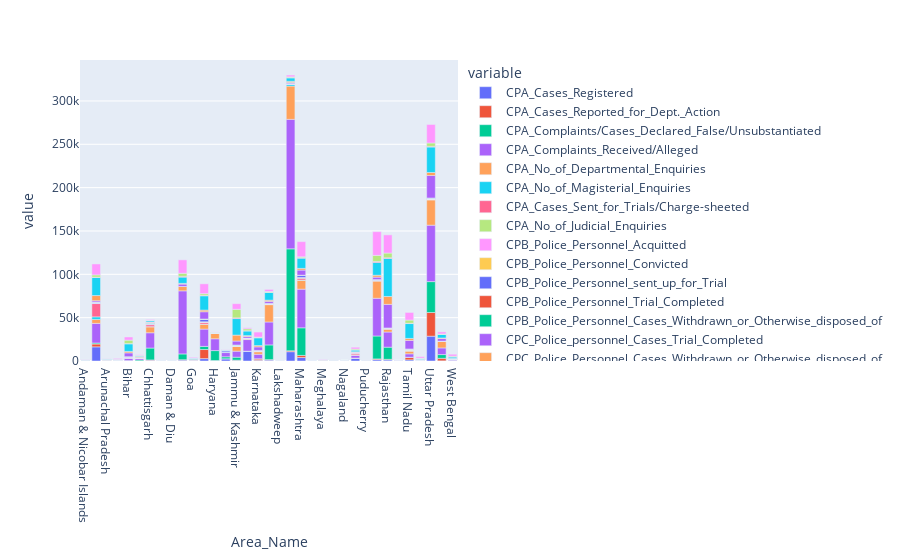

Notebook source saved alongside this figure:
### Code cell
fig = px.bar(yeary, x = 'Area_Name', y = ['CPA_Cases_Registered','CPA_Cases_Reported_for_Dept._Action','CPA_Complaints/Cases_Declared_False/Unsubstantiated','CPA_Complaints_Received/Alleged','CPA_No_of_Departmental_Enquiries',
      'CPA_No_of_Magisterial_Enquiries','CPA_Cases_Sent_for_Trials/Charge-sheeted','CPA_No_of_Judicial_Enquiries','CPB_Police_Personnel_Acquitted','CPB_Police_Personnel_Convicted','CPB_Police_Personnel_sent_up_for_Trial','CPB_Police_Personnel_Trial_Completed','CPB_Police_Personnel_Cases_Withdrawn_or_Otherwise_disposed_of',
    'CPC_Police_personnel_Cases_Trial_Completed','CPC_Police_Personnel_Cases_Withdrawn_or_Otherwise_disposed_of','CPC_Police_Personnel_Disciplinary_Action_Initiated','CPC_Police_Personnel_Dismissal/Removal_from_Service','CPC_Police_Personnel_Major_Punishment_awarded','CPC_Police_Personnel_Minor_Punishment_awarded'])
fig.show()

### Figure 1 — Plotly figure (JSON) as saved in the notebook; plotly's stock layout.template omitted (floating-point values rounded to 4 significant figures)
{"data": [{"alignmentgroup": "True", "hovertemplate": "variable=CPA_Cases_Registered<br>Area_Name=%{x}<br>value=%{y}<extra></extra>", "legendgroup": "CPA_Cases_Registered", "marker": {"color": "#636efa", "pattern": {"shape": ""}}, "name": "CPA_Cases_Registered", "offsetgroup": "CPA_Cases_Registered", "orientation": "v", "showlegend": true, "textposition": "auto", "type": "bar", "x": ["Andaman & Nicobar Islands", "Andhra Pradesh", "Arunachal Pradesh", "Assam", "Bihar", "Chandigarh", "Chhattisgarh", "Dadra & Nagar Haveli", "Daman & Diu", "Delhi", "Goa", "Gujarat", "Haryana", "Himachal Pradesh", "Jammu & Kashmir", "Jharkhand", "Karnataka", "Kerala", "Lakshadweep", "Madhya Pradesh", "Maharashtra", "Manipur", "Meghalaya", "Mizoram", "Nagaland", "Odisha", "Puducherry", "Punjab", "Rajasthan", "Sikkim", "Tamil Nadu", "Tripura", "Uttar Pradesh", "Uttarakhand", "West Bengal"], "xaxis": "x", "y": [154, 16327, 119, 150, 310, 21, 797, 2, 0, 1013, 50, 2749, 457, 2544, 682, 11294, 809, 1055, 2, 10747, 4001, 9, 59, 41, 126, 3135, 32, 1523, 1216, 138, 1328, 134, 28622, 168, 299], "yaxis": "y"}, {"alignmentgroup": "True", "hovertemplate": "variable=CPA_Cases_Reported_for_Dept._Action<br>Area_Name=%{x}<br>value=%{y}<extra></extra>", "legendgroup": "CPA_Cases_Reported_for_Dept._Action", "marker": {"color": "#EF553B", "pattern": {"shape": ""}}, "name": "CPA_Cases_Reported_for_Dept._Action", "offsetgroup": "CPA_Cases_Reported_for_Dept._Action", "orientation": "v", "showlegend": true, "textposition": "auto", "type": "bar", "x": ["Andaman & Nicobar Islands", "Andhra Pradesh", "Arunachal Pradesh", "Assam", "Bihar", "Chandigarh", "Chhattisgarh", "Dadra & Nagar Haveli", "Daman & Diu", "Delhi", "Goa", "Gujarat", "Haryana", "Himachal Pradesh", "Jammu & Kashmir", "Jharkhand", "Karnataka", "Kerala", "Lakshadweep", "Madhya Pradesh", "Maharashtra", "Manipur", "Meghalaya", "Mizoram", "Nagaland", "Odisha", "Puducherry", "Punjab", "Rajasthan", "Sikkim", "Tamil Nadu", "Tripura", "Uttar Pradesh", "Uttarakhand", "West Bengal"], "xaxis": "x", "y": [7, 3279, 56, 100, 34, 4, 435, 0, 1, 459, 14, 10490, 103, 17, 310, 2, 1506, 527, 0, 1047, 2406, 10, 16, 11, 93, 249, 8, 873, 745, 107, 2912, 158, 27315, 2947, 238], "yaxis": "y"}, {"alignmentgroup": "True", "hovertemplate": "variable=CPA_Complaints/Cases_Declared_False/Unsubstantiated<br>Area_Name=%{x}<br>value=%{y}<extra></extra>", "legendgroup": "CPA_Complaints/Cases_Declared_False/Unsubstantiated", "marker": {"color": "#00cc96", "pattern": {"shape": ""}}, "name": "CPA_Complaints/Cases_Declared_False/Unsubstantiated", "offsetgroup": "CPA_Complaints/Cases_Declared_False/Unsubstantiated", "orientation": "v", "showlegend": true, "textposition": "auto", "type": "bar", "x": ["Andaman & Nicobar Islands", "Andhra Pradesh", "Arunachal Pradesh", "Assam", "Bihar", "Chandigarh", "Chhattisgarh", "Dadra & Nagar Haveli", "Daman & Diu", "Delhi", "Goa", "Gujarat", "Haryana", "Himachal Pradesh", "Jammu & Kashmir", "Jharkhand", "Karnataka", "Kerala", "Lakshadweep", "Madhya Pradesh", "Maharashtra", "Manipur", "Meghalaya", "Mizoram", "Nagaland", "Odisha", "Puducherry", "Punjab", "Rajasthan", "Sikkim", "Tamil Nadu", "Tripura", "Uttar Pradesh", "Uttarakhand", "West Bengal"], "xaxis": "x", "y": [139, 1155, 5, 13, 137, 1098, 13716, 0, 0, 6684, 223, 3580, 11444, 2284, 3408, 79, 279, 16959, 0, 117567, 31877, 0, 0, 0, 1, 43, 3, 26457, 13984, 5, 96, 19, 35650, 4304, 14], "yaxis": "y"}, {"alignmentgroup": "True", "hovertemplate": "variable=CPA_Complaints_Received/Alleged<br>Area_Name=%{x}<br>value=%{y}<extra></extra>", "legendgroup": "CPA_Complaints_Received/Alleged", "marker": {"color": "#ab63fa", "pattern": {"shape": ""}}, "name": "CPA_Complaints_Received/Alleged", "offsetgroup": "CPA_Complaints_Received/Alleged", "orientation": "v", "showlegend": true, "textposition": "auto", "type": "bar", "x": ["Andaman & Nicobar Islands", "Andhra Pradesh", "Arunachal Pradesh", "Assam", "Bihar", "Chandigarh", "Chhattisgarh", "Dadra & Nagar Haveli", "Daman & Diu", "Delhi", "Goa", "Gujarat", "Haryana", "Himachal Pradesh", "Jammu & Kashmir", "Jharkhand", "Karnataka", "Kerala", "Lakshadweep", "Madhya Pradesh", "Maharashtra", "Manipur", "Meghalaya", "Mizoram", "Nagaland", "Odisha", "Puducherry", "Punjab", "Rajasthan", "Sikkim", "Tamil Nadu", "Tripura", "Uttar Pradesh", "Uttarakhand", "West Bengal"], "xaxis": "x", "y": [288, 22635, 647, 332, 2785, 1898, 17629, 1, 1, 72785, 367, 20003, 13631, 4888, 6945, 13376, 5155, 26469, 2, 149415, 44585, 10, 81, 41, 175, 3241, 34, 43520, 17485, 222, 3958, 312, 65102, 7687, 923], "yaxis": "y"}, {"alignmentgroup": "True", "hovertemplate": "variable=CPA_No_of_Departmental_Enquiries<br>Area_Name=%{x}<br>value=%{y}<extra></extra>", "legendgroup": "CPA_No_of_Departmental_Enquiries", "marker": {"color": "#FFA15A", "pattern": {"shape": ""}}, "name": "CPA_No_of_Departmental_Enquiries", "offsetgroup": "CPA_No_of_Departmental_Enquiries", "orientation": "v", "showlegend": true, "textposition": "auto", "type": "bar", "x": ["Andaman & Nicobar Islands", "Andhra Pradesh", "Arunachal Pradesh", "Assam", "Bihar", "Chandigarh", "Chhattisgarh", "Dadra & Nagar Haveli", "Daman & Diu", "Delhi", "Goa", "Gujarat", "Haryana", "Himachal Pradesh", "Jammu & Kashmir", "Jharkhand", "Karnataka", "Kerala", "Lakshadweep", "Madhya Pradesh", "Maharashtra", "Manipur", "Meghalaya", "Mizoram", "Nagaland", "Odisha", "Puducherry", "Punjab", "Rajasthan", "Sikkim", "Tamil Nadu", "Tripura", "Uttar Pradesh", "Uttarakhand", "West Bengal"], "xaxis": "x", "y": [59, 4538, 569, 322, 242, 600, 6908, 1, 1, 5025, 27, 5622, 6444, 206, 5729, 865, 3036, 20016, 0, 38406, 10361, 11, 61, 14, 41, 342, 3, 19943, 3461, 110, 3202, 244, 29268, 7450, 852], "yaxis": "y"}, {"alignmentgroup": "True", "hovertemplate": "variable=CPA_No_of_Magisterial_Enquiries<br>Area_Name=%{x}<br>value=%{y}<extra></extra>", "legendgroup": "CPA_No_of_Magisterial_Enquiries", "marker": {"color": "#19d3f3", "pattern": {"shape": ""}}, "name": "CPA_No_of_Magisterial_Enquiries", "offsetgroup": "CPA_No_of_Magisterial_Enquiries", "orientation": "v", "showlegend": true, "textposition": "auto", "type": "bar", "x": ["Andaman & Nicobar Islands", "Andhra Pradesh", "Arunachal Pradesh", "Assam", "Bihar", "Chandigarh", "Chhattisgarh", "Dadra & Nagar Haveli", "Daman & Diu", "Delhi", "Goa", "Gujarat", "Haryana", "Himachal Pradesh", "Jammu & Kashmir", "Jharkhand", "Karnataka", "Kerala", "Lakshadweep", "Madhya Pradesh", "Maharashtra", "Manipur", "Meghalaya", "Mizoram", "Nagaland", "Odisha", "Puducherry", "Punjab", "Rajasthan", "Sikkim", "Tamil Nadu", "Tripura", "Uttar Pradesh", "Uttarakhand", "West Bengal"], "xaxis": "x", "y": [4, 2996, 11, 12, 49, 0, 108, 0, 0, 0, 0, 105, 49, 10, 106, 2, 60, 304, 0, 1925, 175, 0, 14, 12, 1, 118, 0, 235, 24, 0, 200, 4, 167, 10, 2], "yaxis": "y"}, {"alignmentgroup": "True", "hovertemplate": "variable=CPA_Cases_Sent_for_Trials/Charge-sheeted<br>Area_Name=%{x}<br>value=%{y}<extra></extra>", "legendgroup": "CPA_Cases_Sent_for_Trials/Charge-sheeted", "marker": {"color": "#FF6692", "pattern": {"shape": ""}}, "name": "CPA_Cases_Sent_for_Trials/Charge-sheeted", "offsetgroup": "CPA_Cases_Sent_for_Trials/Charge-sheeted", "orientation": "v", "showlegend": true, "textposition": "auto", "type": "bar", "x": ["Andaman & Nicobar Islands", "Andhra Pradesh", "Arunachal Pradesh", "Assam", "Bihar", "Chandigarh", "Chhattisgarh", "Dadra & Nagar Haveli", "Daman & Diu", "Delhi", "Goa", "Gujarat", "Haryana", "Himachal Pradesh", "Jammu & Kashmir", "Jharkhand", "Karnataka", "Kerala", "Lakshadweep", "Madhya Pradesh", "Maharashtra", "Manipur", "Meghalaya", "Mizoram", "Nagaland", "Odisha", "Puducherry", "Punjab", "Rajasthan", "Sikkim", "Tamil Nadu", "Tripura", "Uttar Pradesh", "Uttarakhand", "West Bengal"], "xaxis": "x", "y": [76, 15381, 51, 66, 279, 7, 2316, 1, 1, 30, 17, 2200, 96, 31, 223, 527, 568, 338, 1, 279, 2130, 2, 16, 40, 72, 2017, 19, 239, 453, 48, 606, 68, 702, 139, 78], "yaxis": "y"}, {"alignmentgroup": "True", "hovertemplate": "variable=CPA_No_of_Judicial_Enquiries<br>Area_Name=%{x}<br>value=%{y}<extra></extra>", "legendgroup": "CPA_No_of_Judicial_Enquiries", "marker": {"color": "#B6E880", "pattern": {"shape": ""}}, "name": "CPA_No_of_Judicial_Enquiries", "offsetgroup": "CPA_No_of_Judicial_Enquiries", "orientation": "v", "showlegend": true, "textposition": "auto", "type": "bar", "x": ["Andaman & Nicobar Islands", "Andhra Pradesh", "Arunachal Pradesh", "Assam", "Bihar", "Chandigarh", "Chhattisgarh", "Dadra & Nagar Haveli", "Daman & Diu", "Delhi", "Goa", "Gujarat", "Haryana", "Himachal Pradesh", "Jammu & Kashmir", "Jharkhand", "Karnataka", "Kerala", "Lakshadweep", "Madhya Pradesh", "Maharashtra", "Manipur", "Meghalaya", "Mizoram", "Nagaland", "Odisha", "Puducherry", "Punjab", "Rajasthan", "Sikkim", "Tamil Nadu", "Tripura", "Uttar Pradesh", "Uttarakhand", "West Bengal"], "xaxis": "x", "y": [88, 310, 15, 52, 466, 0, 122, 0, 0, 0, 5, 249, 20, 1, 39, 255, 106, 10, 0, 12, 477, 0, 2, 2, 10, 296, 0, 8, 16, 30, 503, 80, 17, 33, 56], "yaxis": "y"}, {"alignmentgroup": "True", "hovertemplate": "variable=CPB_Police_Personnel_Acquitted<br>Area_Name=%{x}<br>value=%{y}<extra></extra>", "legendgroup": "CPB_Police_Personnel_Acquitted", "marker": {"color": "#FF97FF", "pattern": {"shape": ""}}, "name": "CPB_Police_Personnel_Acquitted", "offsetgroup": "CPB_Police_Personnel_Acquitted", "orientation": "v", "showlegend": true, "textposition": "auto", "type": "bar", "x": ["Andaman & Nicobar Islands", "Andhra Pradesh", "Arunachal Pradesh", "Assam", "Bihar", "Chandigarh", "Chhattisgarh", "Dadra & Nagar Haveli", "Daman & Diu", "Delhi", "Goa", "Gujarat", "Haryana", "Himachal Pradesh", "Jammu & Kashmir", "Jharkhand", "Karnataka", "Kerala", "Lakshadweep", "Madhya Pradesh", "Maharashtra", "Manipur", "Meghalaya", "Mizoram", "Nagaland", "Odisha", "Puducherry", "Punjab", "Rajasthan", "Sikkim", "Tamil Nadu", "Tripura", "Uttar Pradesh", "Uttarakhand", "West Bengal"], "xaxis": "x", "y": [4, 94, 0, 10, 1, 0, 335, 0, 1, 0, 9, 132, 7, 28, 22, 11, 69, 94, 0, 14, 242, 1, 0, 8, 14, 8, 3, 171, 27, 0, 88, 9, 36, 9, 7], "yaxis": "y"}, {"alignmentgroup": "True", "hovertemplate": "variable=CPB_Police_Personnel_Convicted<br>Area_Name=%{x}<br>value=%{y}<extra></extra>", "legendgroup": "CPB_Police_Personnel_Convicted", "marker": {"color": "#FECB52", "pattern": {"shape": ""}}, "name": "CPB_Police_Personnel_Convicted", "offsetgroup": "CPB_Police_Personnel_Convicted", "orientation": "v", "showlegend": true, "textposition": "auto", "type": "bar", "x": ["Andaman & Nicobar Islands", "Andhra Pradesh", "Arunachal Pradesh", "Assam", "Bihar", "Chandigarh", "Chhattisgarh", "Dadra & Nagar Haveli", "Daman & Diu", "Delhi", "Goa", "Gujarat", "Haryana", "Himachal Pradesh", "Jammu & Kashmir", "Jharkhand", "Karnataka", "Kerala", "Lakshadweep", "Madhya Pradesh", "Maharashtra", "Manipur", "Meghalaya", "Mizoram", "Nagaland", "Odisha", "Puducherry", "Punjab", "Rajasthan", "Sikkim", "Tamil Nadu", "Tripura", "Uttar Pradesh", "Uttarakhand", "West Bengal"], "xaxis": "x", "y": [2, 15, 0, 0, 0, 0, 95, 1, 0, 0, 2, 121, 0, 9, 2, 1, 9, 23, 0, 16, 59, 2, 0, 5, 4, 1, 1, 60, 13, 2, 17, 7, 13, 4, 4], "yaxis": "y"}, {"alignmentgroup": "True", "hovertemplate": "variable=CPB_Police_Personnel_sent_up_for_Trial<br>Area_Name=%{x}<br>value=%{y}<extra></extra>", "legendgroup": "CPB_Police_Personnel_sent_up_for_Trial", "marker": {"color": "#636efa", "pattern": {"shape": ""}}, "name": "CPB_Police_Personnel_sent_up_for_Trial", "offsetgroup": "CPB_Police_Personnel_sent_up_for_Trial", "orientation": "v", "showlegend": true, "textposition": "auto", "type": "bar", "x": ["Andaman & Nicobar Islands", "Andhra Pradesh", "Arunachal Pradesh", "Assam", "Bihar", "Chandigarh", "Chhattisgarh", "Dadra & Nagar Haveli", "Daman & Diu", "Delhi", "Goa", "Gujarat", "Haryana", "Himachal Pradesh", "Jammu & Kashmir", "Jharkhand", "Karnataka", "Kerala", "Lakshadweep", "Madhya Pradesh", "Maharashtra", "Manipur", "Meghalaya", "Mizoram", "Nagaland", "Odisha", "Puducherry", "Punjab", "Rajasthan", "Sikkim", "Tamil Nadu", "Tripura", "Uttar Pradesh", "Uttarakhand", "West Bengal"], "xaxis": "x", "y": [73, 1085, 35, 70, 570, 7, 553, 1, 0, 30, 16, 2718, 144, 1869, 662, 14, 493, 474, 1, 513, 2290, 3, 18, 36, 52, 280, 19, 496, 602, 3, 740, 94, 988, 156, 91], "yaxis": "y"}, {"alignmentgroup": "True", "hovertemplate": "variable=CPB_Police_Personnel_Trial_Completed<br>Area_Name=%{x}<br>value=%{y}<extra></extra>", "legendgroup": "CPB_Police_Personnel_Trial_Completed", "marker": {"color": "#EF553B", "pattern": {"shape": ""}}, "name": "CPB_Police_Personnel_Trial_Completed", "offsetgroup": "CPB_Police_Personnel_Trial_Completed", "orientation": "v", "showlegend": true, "textposition": "auto", "type": "bar", "x": ["Andaman & Nicobar Islands", "Andhra Pradesh", "Arunachal Pradesh", "Assam", "Bihar", "Chandigarh", "Chhattisgarh", "Dadra & Nagar Haveli", "Daman & Diu", "Delhi", "Goa", "Gujarat", "Haryana", "Himachal Pradesh", "Jammu & Kashmir", "Jharkhand", "Karnataka", "Kerala", "Lakshadweep", "Madhya Pradesh", "Maharashtra", "Manipur", "Meghalaya", "Mizoram", "Nagaland", "Odisha", "Puducherry", "Punjab", "Rajasthan", "Sikkim", "Tamil Nadu", "Tripura", "Uttar Pradesh", "Uttarakhand", "West Bengal"], "xaxis": "x", "y": [6, 109, 0, 10, 1, 0, 430, 1, 1, 0, 11, 253, 7, 37, 24, 12, 78, 117, 0, 30, 301, 3, 0, 13, 18, 9, 4, 231, 40, 2, 105, 16, 49, 13, 11], "yaxis": "y"}, {"alignmentgroup": "True", "hovertemplate": "variable=CPB_Police_Personnel_Cases_Withdrawn_or_Otherwise_disposed_of<br>Area_Name=%{x}<br>value=%{y}<extra></extra>", "legendgroup": "CPB_Police_Personnel_Cases_Withdrawn_or_Otherwise_disposed_of", "marker": {"color": "#00cc96", "pattern": {"shape": ""}}, "name": "CPB_Police_Personnel_Cases_Withdrawn_or_Otherwise_disposed_of", "offsetgroup": "CPB_Police_Personnel_Cases_Withdrawn_or_Otherwise_disposed_of", "orientation": "v", "showlegend": true, "textposition": "auto", "type": "bar", "x": ["Andaman & Nicobar Islands", "Andhra Pradesh", "Arunachal Pradesh", "Assam", "Bihar", "Chandigarh", "Chhattisgarh", "Dadra & Nagar Haveli", "Daman & Diu", "Delhi", "Goa", "Gujarat", "Haryana", "Himachal Pradesh", "Jammu & Kashmir", "Jharkhand", "Karnataka", "Kerala", "Lakshadweep", "Madhya Pradesh", "Maharashtra", "Manipur", "Meghalaya", "Mizoram", "Nagaland", "Odisha", "Puducherry", "Punjab", "Rajasthan", "Sikkim", "Tamil Nadu", "Tripura", "Uttar Pradesh", "Uttarakhand", "West Bengal"], "xaxis": "x", "y": [2, 95, 5, 12, 87, 150, 422, 1, 0, 0, 6, 203, 4, 23, 278, 5, 37, 82, 0, 64, 105, 0, 4, 7, 4, 33, 0, 158, 40, 0, 126, 62, 125, 6, 4], "yaxis": "y"}, {"alignmentgroup": "True", "hovertemplate": "variable=CPC_Police_personnel_Cases_Trial_Completed<br>Area_Name=%{x}<br>value=%{y}<extra></extra>", "legendgroup": "CPC_Police_personnel_Cases_Trial_Completed", "marker": {"color": "#ab63fa", "pattern": {"shape": ""}}, "name": "CPC_Police_personnel_Cases_Trial_Completed", "offsetgroup": "CPC_Police_personnel_Cases_Trial_Completed", "orientation": "v", "showlegend": true, "textposition": "auto", "type": "bar", "x": ["Andaman & Nicobar Islands", "Andhra Pradesh", "Arunachal Pradesh", "Assam", "Bihar", "Chandigarh", "Chhattisgarh", "Dadra & Nagar Haveli", "Daman & Diu", "Delhi", "Goa", "Gujarat", "Haryana", "Himachal Pradesh", "Jammu & Kashmir", "Jharkhand", "Karnataka", "Kerala", "Lakshadweep", "Madhya Pradesh", "Maharashtra", "Manipur", "Meghalaya", "Mizoram", "Nagaland", "Odisha", "Puducherry", "Punjab", "Rajasthan", "Sikkim", "Tamil Nadu", "Tripura", "Uttar Pradesh", "Uttarakhand", "West Bengal"], "xaxis": "x", "y": [90, 1526, 95, 39, 4451, 454, 760, 0, 0, 2711, 310, 8413, 16, 154, 4613, 1876, 4091, 2380, 0, 1232, 5917, 3, 30, 79, 20, 495, 40, 2850, 27232, 77, 9918, 479, 25978, 2976, 261], "yaxis": "y"}, {"alignmentgroup": "True", "hovertemplate": "variable=CPC_Police_Personnel_Cases_Withdrawn_or_Otherwise_disposed_of<br>Area_Name=%{x}<br>value=%{y}<extra></extra>", "legendgroup": "CPC_Police_Personnel_Cases_Withdrawn_or_Otherwise_disposed_of", "marker": {"color": "#FFA15A", "pattern": {"shape": ""}}, "name": "CPC_Police_Personnel_Cases_Withdrawn_or_Otherwise_disposed_of", "offsetgroup": "CPC_Police_Personnel_Cases_Withdrawn_or_Otherwise_disposed_of", "orientation": "v", "showlegend": true, "textposition": "auto", "type": "bar", "x": ["Andaman & Nicobar Islands", "Andhra Pradesh", "Arunachal Pradesh", "Assam", "Bihar", "Chandigarh", "Chhattisgarh", "Dadra & Nagar Haveli", "Daman & Diu", "Delhi", "Goa", "Gujarat", "Haryana", "Himachal Pradesh", "Jammu & Kashmir", "Jharkhand", "Karnataka", "Kerala", "Lakshadweep", "Madhya Pradesh", "Maharashtra", "Manipur", "Meghalaya", "Mizoram", "Nagaland", "Odisha", "Puducherry", "Punjab", "Rajasthan", "Sikkim", "Tamil Nadu", "Tripura", "Uttar Pradesh", "Uttarakhand", "West Bengal"], "xaxis": "x", "y": [74, 5951, 63, 39, 1658, 914, 440, 0, 1, 805, 832, 1892, 0, 199, 6833, 967, 1508, 1343, 0, 1408, 1944, 0, 72, 16, 5, 410, 45, 2200, 9119, 27, 2253, 236, 3437, 666, 74], "yaxis": "y"}, {"alignmentgroup": "True", "hovertemplate": "variable=CPC_Police_Personnel_Disciplinary_Action_Initiated<br>Area_Name=%{x}<br>value=%{y}<extra></extra>", "legendgroup": "CPC_Police_Personnel_Disciplinary_Action_Initiated", "marker": {"color": "#19d3f3", "pattern": {"shape": ""}}, "name": "CPC_Police_Personnel_Disciplinary_Action_Initiated", "offsetgroup": "CPC_Police_Personnel_Disciplinary_Action_Initiated", "orientation": "v", "showlegend": true, "textposition": "auto", "type": "bar", "x": ["Andaman & Nicobar Islands", "Andhra Pradesh", "Arunachal Pradesh", "Assam", "Bihar", "Chandigarh", "Chhattisgarh", "Dadra & Nagar Haveli", "Daman & Diu", "Delhi", "Goa", "Gujarat", "Haryana", "Himachal Pradesh", "Jammu & Kashmir", "Jharkhand", "Karnataka", "Kerala", "Lakshadweep", "Madhya Pradesh", "Maharashtra", "Manipur", "Meghalaya", "Mizoram", "Nagaland", "Odisha", "Puducherry", "Punjab", "Rajasthan", "Sikkim", "Tamil Nadu", "Tripura", "Uttar Pradesh", "Uttarakhand", "West Bengal"], "xaxis": "x", "y": [377, 20912, 764, 510, 8818, 972, 1520, 0, 7, 7250, 1463, 16524, 618, 678, 19076, 5431, 9057, 8917, 0, 3967, 11813, 13, 235, 117, 40, 2085, 333, 14702, 43805, 207, 17155, 1085, 29415, 4082, 1832], "yaxis": "y"}, {"alignmentgroup": "True", "hovertemplate": "variable=CPC_Police_Personnel_Dismissal/Removal_from_Service<br>Area_Name=%{x}<br>value=%{y}<extra></extra>", "legendgroup": "CPC_Police_Personnel_Dismissal/Removal_from_Service", "marker": {"color": "#FF6692", "pattern": {"shape": ""}}, "name": "CPC_Police_Personnel_Dismissal/Removal_from_Service", "offsetgroup": "CPC_Police_Personnel_Dismissal/Removal_from_Service", "orientation": "v", "showlegend": true, "textposition": "auto", "type": "bar", "x": ["Andaman & Nicobar Islands", "Andhra Pradesh", "Arunachal Pradesh", "Assam", "Bihar", "Chandigarh", "Chhattisgarh", "Dadra & Nagar Haveli", "Daman & Diu", "Delhi", "Goa", "Gujarat", "Haryana", "Himachal Pradesh", "Jammu & Kashmir", "Jharkhand", "Karnataka", "Kerala", "Lakshadweep", "Madhya Pradesh", "Maharashtra", "Manipur", "Meghalaya", "Mizoram", "Nagaland", "Odisha", "Puducherry", "Punjab", "Rajasthan", "Sikkim", "Tamil Nadu", "Tripura", "Uttar Pradesh", "Uttarakhand", "West Bengal"], "xaxis": "x", "y": [19, 338, 7, 18, 168, 51, 139, 0, 0, 884, 14, 509, 57, 14, 843, 224, 97, 115, 0, 376, 535, 1, 32, 8, 3, 70, 12, 1190, 835, 13, 323, 94, 756, 149, 74], "yaxis": "y"}, {"alignmentgroup": "True", "hovertemplate": "variable=CPC_Police_Personnel_Major_Punishment_awarded<br>Area_Name=%{x}<br>value=%{y}<extra></extra>", "legendgroup": "CPC_Police_Personnel_Major_Punishment_awarded", "marker": {"color": "#B6E880", "pattern": {"shape": ""}}, "name": "CPC_Police_Personnel_Major_Punishment_awarded", "offsetgroup": "CPC_Police_Personnel_Major_Punishment_awarded", "orientation": "v", "showlegend": true, "textposition": "auto", "type": "bar", "x": ["Andaman & Nicobar Islands", "Andhra Pradesh", "Arunachal Pradesh", "Assam", "Bihar", "Chandigarh", "Chhattisgarh", "Dadra & Nagar Haveli", "Daman & Diu", "Delhi", "Goa", "Gujarat", "Haryana", "Himachal Pradesh", "Jammu & Kashmir", "Jharkhand", "Karnataka", "Kerala", "Lakshadweep", "Madhya Pradesh", "Maharashtra", "Manipur", "Meghalaya", "Mizoram", "Nagaland", "Odisha", "Puducherry", "Punjab", "Rajasthan", "Sikkim", "Tamil Nadu", "Tripura", "Uttar Pradesh", "Uttarakhand", "West Bengal"], "xaxis": "x", "y": [71, 2578, 82, 225, 4024, 457, 362, 0, 0, 3520, 19, 1903, 292, 182, 9807, 2198, 593, 952, 0, 840, 966, 1, 341, 70, 26, 1015, 15, 6990, 5440, 18, 3711, 229, 3872, 428, 770], "yaxis": "y"}, {"alignmentgroup": "True", "hovertemplate": "variable=CPC_Police_Personnel_Minor_Punishment_awarded<br>Area_Name=%{x}<br>value=%{y}<extra></extra>", "legendgroup": "CPC_Police_Personnel_Minor_Punishment_awarded", "marker": {"color": "#FF97FF", "pattern": {"shape": ""}}, "name": "CPC_Police_Personnel_Minor_Punishment_awarded", "offsetgroup": "CPC_Police_Personnel_Minor_Punishment_awarded", "orientation": "v", "showlegend": true, "textposition": "auto", "type": "bar", "x": ["Andaman & Nicobar Islands", "Andhra Pradesh", "Arunachal Pradesh", "Assam", "Bihar", "Chandigarh", "Chhattisgarh", "Dadra & Nagar Haveli", "Daman & Diu", "Delhi", "Goa", "Gujarat", "Haryana", "Himachal Pradesh", "Jammu & Kashmir", "Jharkhand", "Karnataka", "Kerala", "Lakshadweep", "Madhya Pradesh", "Maharashtra", "Manipur", "Meghalaya", "Mizoram", "Nagaland", "Odisha", "Puducherry", "Punjab", "Rajasthan", "Sikkim", "Tamil Nadu", "Tripura", "Uttar Pradesh", "Uttarakhand", "West Bengal"], "xaxis": "x", "y": [290, 12636, 208, 953, 3646, 603, 761, 0, 1, 15500, 857, 11379, 212, 346, 6535, 1172, 5844, 2413, 0, 2025, 17547, 3, 515, 19, 3, 2043, 53, 27365, 20957, 112, 8784, 1667, 21350, 2383, 2232], "yaxis": "y"}], "layout": {"barmode": "relative", "legend": {"title": {"text": "variable"}, "tracegroupgap": 0}, "margin": {"t": 60}, "xaxis": {"anchor": "y", "domain": [0, 1], "title": {"text": "Area_Name"}}, "yaxis": {"anchor": "x", "domain": [0, 1], "title": {"text": "value"}}}}
